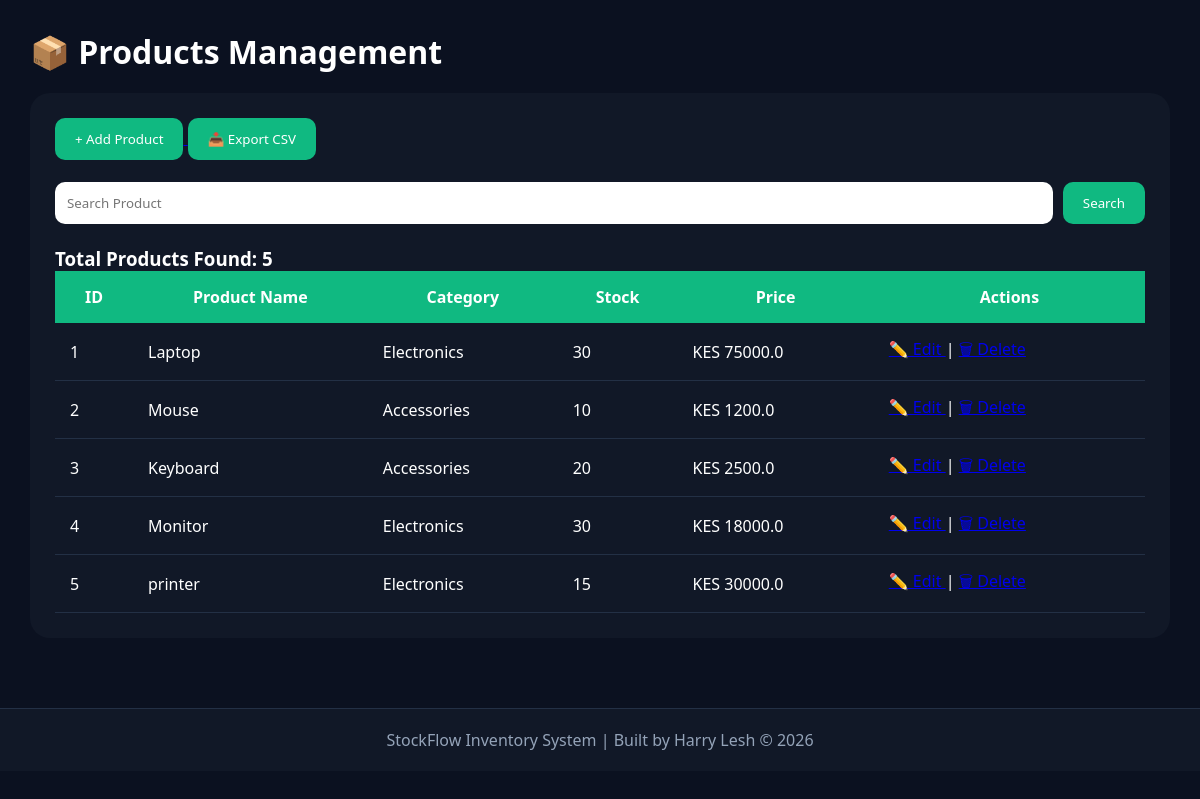
Before: /products (signed in) with the older database file.
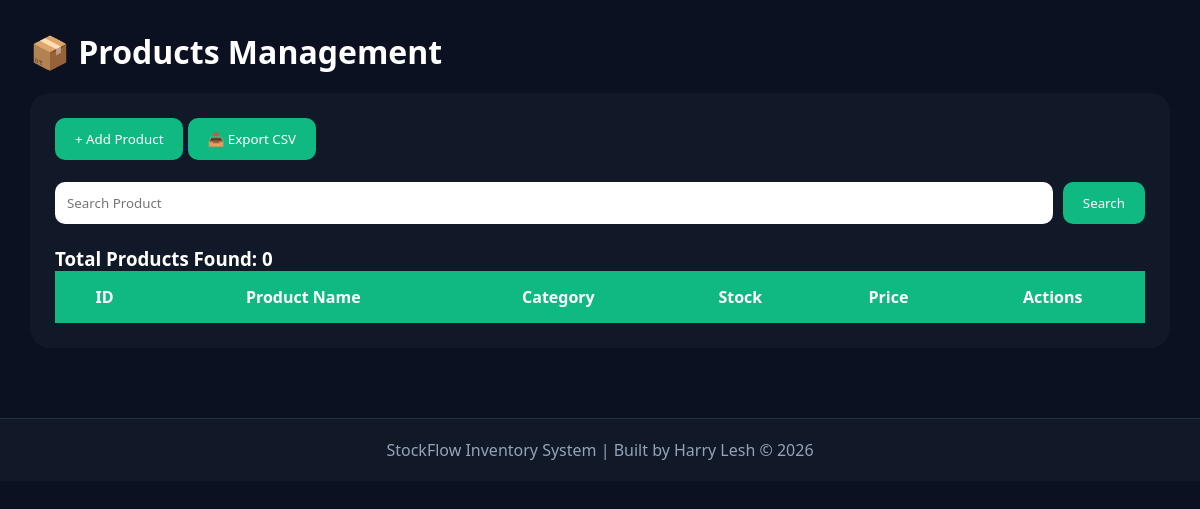
After: the same page with the newer database file.
### tables this page shows
CREATE TABLE products(
        id INTEGER PRIMARY KEY AUTOINCREMENT,
        name TEXT NOT NULL,
        category TEXT NOT NULL,
        stock INTEGER NOT NULL,
        price REAL NOT NULL
    );

### app.py (the view)
@app.route("/products")
def products():
    if "user" not in session:
        return redirect("/")
    search = request.args.get("search", "")
    conn = sqlite3.connect("database.db")
    cursor = conn.cursor()
    if search:
        cursor.execute(
            "SELECT * FROM products WHERE name LIKE ?",
            ('%' + search + '%',)
        )
    else:
        cursor.execute(
            "SELECT * FROM products"
        )
    products = cursor.fetchall()
    conn.close()
    return render_template(
        "products.html",
        products=products
    )

### templates/products.html (shortened to what this page needs)
{% extends "layout.html" %}
{% block content %}
<div class="page-container">
    <h1>📦 Products Management</h1>
    <div class="table-card">
        <a href="/add-product">
            <button class="btn-green">
                + Add Product
            </button>
        </a>
        <a href="/export-products">
            <button class="btn-green">
                📥 Export CSV
            </button>
        </a>
        <br><br>
        <form method="GET" action="/products">
            <input type="text" name="search" placeholder="Search Product">
            <button class="btn-green">
                Search
            </button>
        </form>
        <br>
        <h3>Total Products Found: {{ products|length }}</h3>
        <table>
            <thead>
                <tr>
                    <th>ID</th>
                    <th>Product Name</th>
                    <th>Category</th>
                    <th>Stock</th>
                    <th>Price</th>
                    <th>Actions</th>
                </tr>
            </thead>
            <tbody>
                {% for product in products %}
                <tr>
                    <td>{{ product[0] }}</td>
                    <td>{{ product[1] }}</td>
                    <td>{{ product[2] }}</td>
                    <td>
                        {% if product[3] < 10 %} ⚠️ {{ product[3] }} {% else %} {{ product[3] }} {% endif %} </td>
                    <td>
                        KES {{ product[4] }}
                    </td>
                    <td>
                        <a href="/edit-product/{{ product[0] }}">
                            ✏️ Edit
                        </a>
                        |
                        <a href="/delete-product/{{ product[0] }}" onclick="return confirm('Delete this product?')">
                        </a>
                    </td>
                </tr>
                {% endfor %}
            </tbody>
        </table>
    </div>
</div>
{% endblock %}

### templates/layout.html (shortened to what this page needs)
<!DOCTYPE html>
<html lang="en">
<head>
    <link rel="stylesheet" href="{{ url_for('static', filename='css/style.css') }}">
    <link rel="stylesheet" href="https://cdnjs.cloudflare.com/ajax/libs/font-awesome/6.5.1/css/all.min.css">
</head>
<body>
    {% block content %}
    {% endblock %}
    <footer class="footer">
        <p>StockFlow Inventory System | Built by Harry Lesh © 2026</p>
    </footer>
</body>
</html>

### static/css/style.css (style rules this page uses)
* { margin: 0; padding: 0; box-sizing: border-box; font-family: 'Segoe UI', sans-serif; }
body { background: #0b1120; color: white; }
.page-container { padding: 30px; }
.table-card { background: #111827; padding: 25px; border-radius: 20px; margin-top: 20px; }
table { width: 100%; border-collapse: collapse; }
th { background: #10b981; padding: 15px; }
.btn-green { background: #10b981; color: white; border: none; padding: 12px 20px; border-radius: 10px; cursor: pointer; }
form { display: flex; gap: 10px; }
form input { flex: 1; padding: 12px; border: none; border-radius: 10px; }
.footer { text-align: center; padding: 20px; background: #111827; color: #94a3b8; margin-top: 40px; border-top: 1px solid #233045; }

Changed rows visible on the page:
removed products: id "1", name "Laptop", category "Electronics", stock "30", price "75000.0"
removed products: id "2", name "Mouse", category "Accessories", stock "10", price "1200.0"
removed products: id "3", name "Keyboard", category "Accessories", stock "20", price "2500.0"
removed products: id "4", name "Monitor", category "Electronics", stock "30", price "18000.0"
removed products: id "5", name "printer", category "Electronics", stock "15", price "30000.0"
Other visible differences:
{{ products|length }}: "5" → "0"
